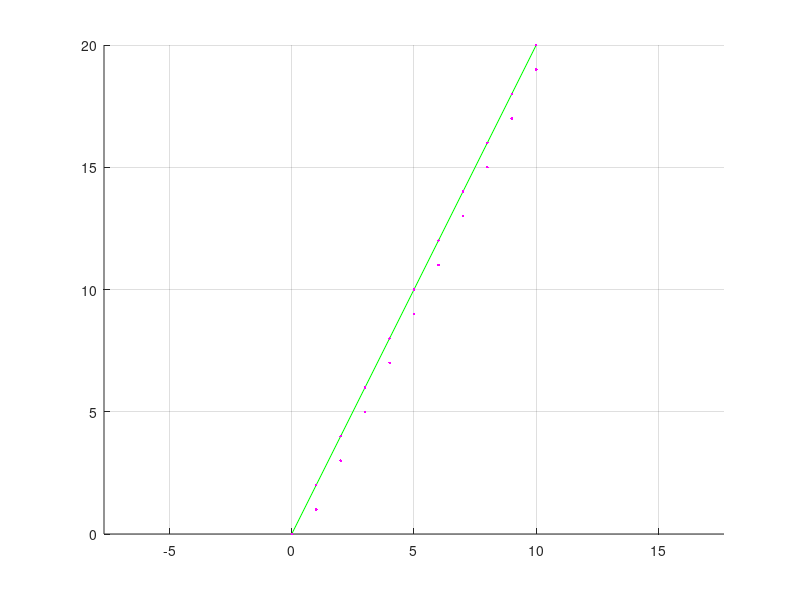

MATLAB code to generate this figure:
x0 = 0; y0 = 0; x1 = 10; y1 = 20;
hold on; 
grid on;
axis equal;
plot([x0 x1],[y0 y1],'g-');

k = (y1-y0)/(x1-x0);
if abs(k)<=1;
x = x0; y = y0;

while x <= x1	   
 	plot(x,floor(y+0.5),'m.');	
    y = y + k; 
    x = x + 1; 
end
else
    x = x0; y = y0;

while y <= y1	   
 	plot(floor(x+0.5),y,'m.');	
    y = y + 1; 
    x = x + 1/k;
end
end
hold off;

